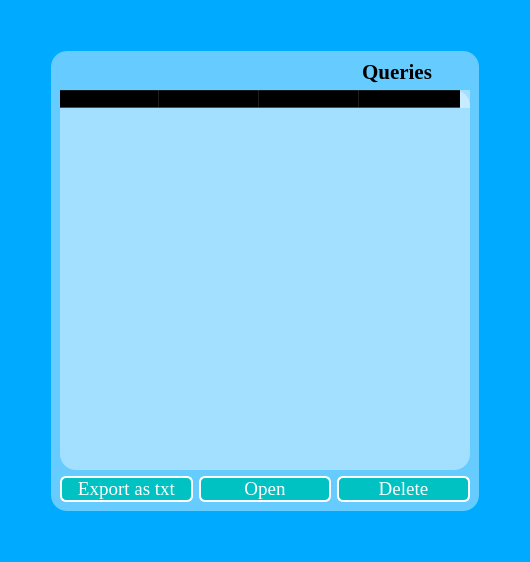
      <widget class="QWidget" name="Queries">
       <property name="styleSheet">
        <string notr="true">background-color: rgb(0, 170, 255);</string>
       </property>
       <layout class="QGridLayout" name="gridLayout_12">
        <item row="1" column="1">
         <widget class="QFrame" name="frame_11">
          <property name="minimumSize">
           <size>
            <width>428</width>
            <height>460</height>
           </size>
          </property>
          <property name="styleSheet">
           <string notr="true">

background-color: rgb(255, 255, 255,0.4);
border-radius:16px;</string>
          </property>
          <property name="frameShape">
           <enum>QFrame::StyledPanel</enum>
          </property>
          <property name="frameShadow">
           <enum>QFrame::Raised</enum>
          </property>
          <layout class="QGridLayout" name="gridLayout_13">
           <item row="2" column="1" colspan="3">
            <layout class="QHBoxLayout" name="horizontalLayout_7">
             <item>
              <spacer name="horizontalSpacer_17">
               <property name="orientation">
                <enum>Qt::Horizontal</enum>
               </property>
               <property name="sizeHint" stdset="0">
                <size>
                 <width>40</width>
                 <height>20</height>
                </size>
               </property>
              </spacer>
             </item>
             <item>
              <widget class="QLabel" name="label_28">
               <property name="font">
                <font>
                 <family>Times New Roman</family>
                 <pointsize>16</pointsize>
                 <weight>75</weight>
                 <bold>true</bold>
                </font>
               </property>
               <property name="styleSheet">
                <string notr="true">background:none;</string>
               </property>
               <property name="text">
                <string>Queries</string>
               </property>
              </widget>
             </item>
             <item>
              <widget class="QPushButton" name="pushButton_20">
               <property name="styleSheet">
                <string notr="true">background:none;</string>
               </property>
               <property name="text">
                <string/>
               </property>
               <property name="icon">
                <iconset resource="images.qrc">
                 <normaloff>:/bg/images/back.png</normaloff>:/bg/images/back.png</iconset>
               </property>
               <property name="iconSize">
                <size>
                 <width>20</width>
                 <height>20</height>
                </size>
               </property>
              </widget>
             </item>
            </layout>
           </item>
           <item row="3" column="1" colspan="3">
            <widget class="QTableWidget" name="tableWidget">
             <property name="font">
              <font>
               <family>Times New Roman</family>
               <pointsize>14</pointsize>
              </font>
             </property>
             <property name="layoutDirection">
              <enum>Qt::LeftToRight</enum>
             </property>
             <column>
              <property name="text">
               <string>First Name</string>
              </property>
             </column>
             <column>
              <property name="text">
               <string>Last Name</string>
              </property>
             </column>
             <column>
              <property name="text">
               <string>Phone Number</string>
              </property>
             </column>
             <column>
              <property name="text">
               <string>Query</string>
              </property>
             </column>
            </widget>
           </item>
           <item row="4" column="3">
            <widget class="QPushButton" name="pushButton_19">
             <property name="font">
              <font>
               <family>Times New Roman</family>
               <pointsize>14</pointsize>
              </font>
             </property>
             <property name="styleSheet">
              <string notr="true">color: rgb(255, 255, 255);
background-color: rgb(0, 194, 194);
border-radius:6px;
 border:2px solid #ffffff;</string>
             </property>
             <property name="text">
              <string>Delete</string>
             </property>
            </widget>
           </item>
           <item row="4" column="2">
            <widget class="QPushButton" name="pushButton_21">
             <property name="font">
              <font>
               <family>Times New Roman</family>
               <pointsize>14</pointsize>
              </font>
             </property>
             <property name="styleSheet">
              <string notr="true">color: rgb(255, 255, 255);
background-color: rgb(0, 194, 194);
border-radius:6px;
 border:2px solid #ffffff;</string>
             </property>
             <property name="text">
              <string>Open</string>
             </property>
            </widget>
           </item>
           <item row="4" column="1">
            <widget class="QPushButton" name="pushButton_22">
             <property name="font">
              <font>
               <family>Times New Roman</family>
               <pointsize>14</pointsize>
              </font>
             </property>
             <property name="styleSheet">
              <string notr="true">color: rgb(255, 255, 255);
background-color: rgb(0, 194, 194);
border-radius:6px;
 border:2px solid #ffffff;</string>
             </property>
             <property name="text">
              <string>Export as txt</string>
             </property>
            </widget>
           </item>
          </layout>
         </widget>
        </item>
        <item row="0" column="1">
         <spacer name="verticalSpacer_16">
          <property name="orientation">
           <enum>Qt::Vertical</enum>
          </property>
          <property name="sizeHint" stdset="0">
           <size>
            <width>20</width>
            <height>40</height>
           </size>
          </property>
         </spacer>
        </item>
        <item row="2" column="1">
         <spacer name="verticalSpacer_17">
          <property name="orientation">
           <enum>Qt::Vertical</enum>
          </property>
          <property name="sizeHint" stdset="0">
           <size>
            <width>20</width>
            <height>40</height>
           </size>
          </property>
         </spacer>
        </item>
        <item row="1" column="2">
         <spacer name="horizontalSpacer_15">
          <property name="orientation">
           <enum>Qt::Horizontal</enum>
          </property>
          <property name="sizeHint" stdset="0">
           <size>
            <width>40</width>
            <height>20</height>
           </size>
          </property>
         </spacer>
        </item>
        <item row="1" column="0">
         <spacer name="horizontalSpacer_16">
          <property name="orientation">
           <enum>Qt::Horizontal</enum>
          </property>
          <property name="sizeHint" stdset="0">
           <size>
            <width>40</width>
            <height>20</height>
           </size>
          </property>
         </spacer>
        </item>
       </layout>
      </widget>
